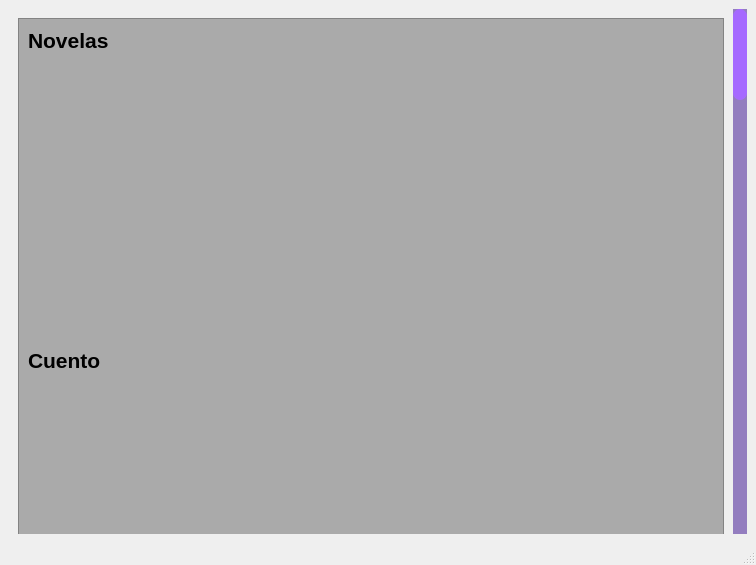
<?xml version="1.0" encoding="UTF-8"?>
<ui version="4.0">
 <class>MainWindow</class>
 <widget class="QMainWindow" name="MainWindow">
  <property name="geometry">
   <rect>
    <x>0</x>
    <y>0</y>
    <width>756</width>
    <height>565</height>
   </rect>
  </property>
  <property name="windowTitle">
   <string>MainWindow</string>
  </property>
  <property name="styleSheet">
   <string notr="true">/* SCROLL VERTICAL */
QScrollBar:vertical {
    border: none;
    background-color: rgb(147, 125, 191);
    width: 14px;
    margin: 0px 0px 0px 0px; /* Sin margen para que ocupe todo el espacio */
    border-radius: 0px;
}

/* MANEJADOR / BARRA */
QScrollBar::handle:vertical {
    background-color: rgb(165, 105, 255);
    min-height: 30px;
    border-radius: 7px;
} 

QScrollBar::handle:vertical:hover {
    background-color: rgb(85, 0, 255);
}

QScrollBar::handle:vertical:pressed {
    background-color: rgb(64, 0, 193);
}

/* OCULTAR BOTÓN SUPERIOR (FLECHA ARRIBA) */
QScrollBar::sub-line:vertical {
    border: none;
    background: none;
    height: 0px;
    subcontrol-position: top;
    subcontrol-origin: margin;
}

/* OCULTAR BOTÓN INFERIOR (FLECHA ABAJO) */
QScrollBar::add-line:vertical {
    border: none;
    background: none;
    height: 0px;
    subcontrol-position: bottom;
    subcontrol-origin: margin;
}

/* ASEGURAR QUE LAS FLECHAS ESTÉN DESAPARECIDAS */
QScrollBar::up-arrow:vertical, QScrollBar::down-arrow:vertical {
    background: none;
    height: 0px;
    width: 0px;
}

/* FONDO DEL CANAL / PÁGINA */
QScrollBar::add-page:vertical, QScrollBar::sub-page:vertical {
    background: none;
}</string>
  </property>
  <widget class="QWidget" name="centralwidget">
   <layout class="QVBoxLayout" name="verticalLayout_3">
    <item>
     <widget class="QScrollArea" name="scrollArea">
      <property name="styleSheet">
       <string notr="true"/>
      </property>
      <property name="frameShape">
       <enum>QFrame::NoFrame</enum>
      </property>
      <property name="frameShadow">
       <enum>QFrame::Sunken</enum>
      </property>
      <property name="widgetResizable">
       <bool>true</bool>
      </property>
      <widget class="QWidget" name="scrollAreaWidgetContents">
       <property name="geometry">
        <rect>
         <x>0</x>
         <y>0</y>
         <width>724</width>
         <height>3018</height>
        </rect>
       </property>
       <layout class="QVBoxLayout" name="verticalLayout_2">
        <item>
         <widget class="QFrame" name="frame">
          <property name="minimumSize">
           <size>
            <width>700</width>
            <height>3000</height>
           </size>
          </property>
          <property name="autoFillBackground">
           <bool>false</bool>
          </property>
          <property name="styleSheet">
           <string notr="true">background-color:rgb(170, 170, 170)</string>
          </property>
          <property name="frameShape">
           <enum>QFrame::StyledPanel</enum>
          </property>
          <property name="frameShadow">
           <enum>QFrame::Raised</enum>
          </property>
          <widget class="QLabel" name="label_14">
           <property name="geometry">
            <rect>
             <x>10</x>
             <y>970</y>
             <width>83</width>
             <height>25</height>
            </rect>
           </property>
           <property name="font">
            <font>
             <pointsize>16</pointsize>
             <weight>75</weight>
             <bold>true</bold>
            </font>
           </property>
           <property name="text">
            <string>Manga</string>
           </property>
          </widget>
          <widget class="QLabel" name="label_6">
           <property name="geometry">
            <rect>
             <x>10</x>
             <y>330</y>
             <width>83</width>
             <height>25</height>
            </rect>
           </property>
           <property name="font">
            <font>
             <pointsize>16</pointsize>
             <weight>75</weight>
             <bold>true</bold>
            </font>
           </property>
           <property name="text">
            <string>Cuento</string>
           </property>
          </widget>
          <widget class="QLabel" name="label_20">
           <property name="geometry">
            <rect>
             <x>350</x>
             <y>1300</y>
             <width>151</width>
             <height>221</height>
            </rect>
           </property>
           <property name="text">
            <string/>
           </property>
           <property name="pixmap">
            <pixmap resource="images/1.qrc">:/1/JP_Volume_19.jpg</pixmap>
           </property>
           <property name="scaledContents">
            <bool>true</bool>
           </property>
          </widget>
          <widget class="QLabel" name="label_18">
           <property name="geometry">
            <rect>
             <x>10</x>
             <y>1300</y>
             <width>151</width>
             <height>221</height>
            </rect>
           </property>
           <property name="text">
            <string/>
           </property>
           <property name="pixmap">
            <pixmap resource="images/1.qrc">:/1/77b17c0f8d67b778775f1d5fa76fcfde.jpg</pixmap>
           </property>
           <property name="scaledContents">
            <bool>true</bool>
           </property>
          </widget>
          <widget class="QLabel" name="label_12">
           <property name="geometry">
            <rect>
             <x>10</x>
             <y>680</y>
             <width>151</width>
             <height>221</height>
            </rect>
           </property>
           <property name="text">
            <string/>
           </property>
           <property name="pixmap">
            <pixmap resource="images/1.qrc">:/1/fierro.jpg</pixmap>
           </property>
           <property name="scaledContents">
            <bool>true</bool>
           </property>
          </widget>
          <widget class="QLabel" name="label_2">
           <property name="geometry">
            <rect>
             <x>10</x>
             <y>40</y>
             <width>151</width>
             <height>221</height>
            </rect>
           </property>
           <property name="text">
            <string/>
           </property>
           <property name="pixmap">
            <pixmap resource="images/1.qrc">:/1/cien.jpg</pixmap>
           </property>
           <property name="scaledContents">
            <bool>true</bool>
           </property>
          </widget>
          <widget class="QLabel" name="label_15">
           <property name="geometry">
            <rect>
             <x>180</x>
             <y>1000</y>
             <width>151</width>
             <height>221</height>
            </rect>
           </property>
           <property name="text">
            <string/>
           </property>
           <property name="pixmap">
            <pixmap resource="images/1.qrc">:/1/naruto.jpg</pixmap>
           </property>
           <property name="scaledContents">
            <bool>true</bool>
           </property>
          </widget>
          <widget class="QLabel" name="label_11">
           <property name="geometry">
            <rect>
             <x>10</x>
             <y>650</y>
             <width>83</width>
             <height>25</height>
            </rect>
           </property>
           <property name="font">
            <font>
             <pointsize>16</pointsize>
             <weight>75</weight>
             <bold>true</bold>
            </font>
           </property>
           <property name="text">
            <string>Poesia</string>
           </property>
          </widget>
          <widget class="QLabel" name="label_13">
           <property name="geometry">
            <rect>
             <x>10</x>
             <y>1000</y>
             <width>151</width>
             <height>221</height>
            </rect>
           </property>
           <property name="text">
            <string/>
           </property>
           <property name="pixmap">
            <pixmap resource="images/1.qrc">:/1/0e20d9a65a7d3933fd23e1c7a9c0c850.jpg</pixmap>
           </property>
           <property name="scaledContents">
            <bool>true</bool>
           </property>
          </widget>
          <widget class="QLabel" name="label_5">
           <property name="geometry">
            <rect>
             <x>350</x>
             <y>40</y>
             <width>151</width>
             <height>221</height>
            </rect>
           </property>
           <property name="text">
            <string/>
           </property>
           <property name="pixmap">
            <pixmap resource="images/1.qrc">:/1/rayuela.jpg</pixmap>
           </property>
           <property name="scaledContents">
            <bool>true</bool>
           </property>
          </widget>
          <widget class="QLabel" name="label_10">
           <property name="geometry">
            <rect>
             <x>10</x>
             <y>360</y>
             <width>151</width>
             <height>221</height>
            </rect>
           </property>
           <property name="text">
            <string/>
           </property>
           <property name="pixmap">
            <pixmap resource="images/1.qrc">:/1/aleph.jpg</pixmap>
           </property>
           <property name="scaledContents">
            <bool>true</bool>
           </property>
          </widget>
          <widget class="QLabel" name="label_8">
           <property name="geometry">
            <rect>
             <x>180</x>
             <y>360</y>
             <width>151</width>
             <height>221</height>
            </rect>
           </property>
           <property name="text">
            <string/>
           </property>
           <property name="pixmap">
            <pixmap resource="images/1.qrc">:/1/selva.jpg</pixmap>
           </property>
           <property name="scaledContents">
            <bool>true</bool>
           </property>
          </widget>
          <widget class="QLabel" name="label_9">
           <property name="geometry">
            <rect>
             <x>180</x>
             <y>680</y>
             <width>151</width>
             <height>221</height>
            </rect>
           </property>
           <property name="text">
            <string/>
           </property>
           <property name="pixmap">
            <pixmap resource="images/1.qrc">:/1/veinte.jpg</pixmap>
           </property>
           <property name="scaledContents">
            <bool>true</bool>
           </property>
          </widget>
          <widget class="QLabel" name="label_7">
           <property name="geometry">
            <rect>
             <x>350</x>
             <y>360</y>
             <width>151</width>
             <height>221</height>
            </rect>
           </property>
           <property name="text">
            <string/>
           </property>
           <property name="pixmap">
            <pixmap resource="images/1.qrc">:/1/principito.jpg</pixmap>
           </property>
           <property name="scaledContents">
            <bool>true</bool>
           </property>
          </widget>
          <widget class="QLabel" name="label_3">
           <property name="geometry">
            <rect>
             <x>180</x>
             <y>40</y>
             <width>151</width>
             <height>221</height>
            </rect>
           </property>
           <property name="text">
            <string/>
           </property>
           <property name="pixmap">
            <pixmap resource="images/1.qrc">:/1/perros.jpg</pixmap>
           </property>
           <property name="scaledContents">
            <bool>true</bool>
           </property>
          </widget>
          <widget class="QLabel" name="label">
           <property name="geometry">
            <rect>
             <x>10</x>
             <y>10</y>
             <width>83</width>
             <height>25</height>
            </rect>
           </property>
           <property name="font">
            <font>
             <pointsize>16</pointsize>
             <weight>75</weight>
             <bold>true</bold>
            </font>
           </property>
           <property name="text">
            <string>Novelas</string>
           </property>
          </widget>
          <widget class="QLabel" name="label_16">
           <property name="geometry">
            <rect>
             <x>350</x>
             <y>1000</y>
             <width>151</width>
             <height>221</height>
            </rect>
           </property>
           <property name="text">
            <string/>
           </property>
           <property name="pixmap">
            <pixmap resource="images/1.qrc">:/1/Volumen_1.jpg</pixmap>
           </property>
           <property name="scaledContents">
            <bool>true</bool>
           </property>
          </widget>
          <widget class="QLabel" name="label_19">
           <property name="geometry">
            <rect>
             <x>180</x>
             <y>1300</y>
             <width>151</width>
             <height>221</height>
            </rect>
           </property>
           <property name="text">
            <string/>
           </property>
           <property name="pixmap">
            <pixmap resource="images/1.qrc">:/1/My-Hero-Academia-manga-volumen-37.jpg</pixmap>
           </property>
           <property name="scaledContents">
            <bool>true</bool>
           </property>
          </widget>
          <widget class="QLabel" name="label_4">
           <property name="geometry">
            <rect>
             <x>520</x>
             <y>40</y>
             <width>151</width>
             <height>221</height>
            </rect>
           </property>
           <property name="text">
            <string/>
           </property>
           <property name="pixmap">
            <pixmap resource="images/1.qrc">:/1/tunel.jpg</pixmap>
           </property>
           <property name="scaledContents">
            <bool>true</bool>
           </property>
          </widget>
          <widget class="QLabel" name="label_17">
           <property name="geometry">
            <rect>
             <x>520</x>
             <y>1000</y>
             <width>151</width>
             <height>221</height>
            </rect>
           </property>
           <property name="text">
            <string/>
           </property>
           <property name="pixmap">
            <pixmap resource="images/1.qrc">:/1/7593ac66d58c5992b38cf66ad0af1757.jpg</pixmap>
           </property>
           <property name="scaledContents">
            <bool>true</bool>
           </property>
          </widget>
          <zorder>label_14</zorder>
          <zorder>label_6</zorder>
          <zorder>label_20</zorder>
          <zorder>label_18</zorder>
          <zorder>label_12</zorder>
          <zorder>label_15</zorder>
          <zorder>label_11</zorder>
          <zorder>label_13</zorder>
          <zorder>label_10</zorder>
          <zorder>label_8</zorder>
          <zorder>label_9</zorder>
          <zorder>label_7</zorder>
          <zorder>label</zorder>
          <zorder>label_16</zorder>
          <zorder>label_19</zorder>
          <zorder>label_17</zorder>
          <zorder>label_5</zorder>
          <zorder>label_2</zorder>
          <zorder>label_3</zorder>
          <zorder>label_4</zorder>
         </widget>
        </item>
       </layout>
      </widget>
     </widget>
    </item>
   </layout>
  </widget>
  <widget class="QMenuBar" name="menubar">
   <property name="geometry">
    <rect>
     <x>0</x>
     <y>0</y>
     <width>756</width>
     <height>21</height>
    </rect>
   </property>
  </widget>
  <widget class="QStatusBar" name="statusbar"/>
 </widget>
 <resources>
  <include location="images/1.qrc"/>
  <include location="../../../../../../../PyTHON/Lib/site-packages/QtDesigner/images/1.qrc"/>
 </resources>
 <connections/>
</ui>
